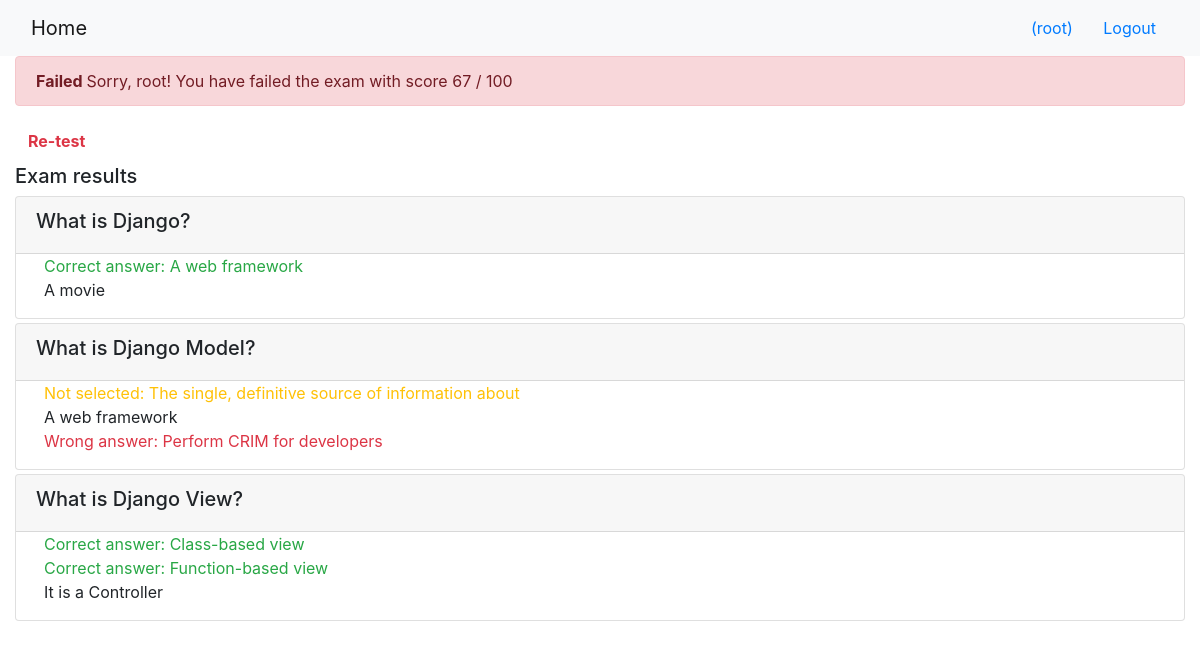
The page /onlinecourse/course/1/submission/1/result/ (signed in) on the database its author committed.
### onlinecourse/models.py (models this page shows)
class Question(models.Model):
    courses = models.ManyToManyField(Course)
    question_text = models.CharField(max_length=500, default="This is a sample question.")
    marks = models.FloatField(default=1.0)
    def answered_correctly(self, selected_ids):
       all_answers = self.choice_set.filter(is_correct=True).count()
       selected_correct = self.choice_set.filter(is_correct=True, id__in=selected_ids).count()
       if all_answers == selected_correct:
           return True
       else:
           return False
    def __str__(self):
        return self.question_text

class Choice(models.Model):
    question = models.ForeignKey(Question, models.SET_NULL, null=True)
    choice_text = models.CharField(null=False, max_length=50)
    is_correct = models.BooleanField(default=True)
    def __str__(self):
        return self.choice_text

### onlinecourse/views.py (the view)
def show_exam_result(request, course_id, submission_id):
    course_obj = Course.objects.get(id=course_id)
    context = {}
    context['course'] = course_obj
    submission_choices = Submission.objects.get(id=submission_id).choices.all()
    context['choices'] = submission_choices
    print("Submission choices: \n", submission_choices)
    all_exam_questions = Question.objects.filter(courses=course_id)
    context['questions'] = all_exam_questions
    print("All exam questions: \n", all_exam_questions)
    all_exam_choices = [question.choice_set for question in all_exam_questions]
    print("All exam choices: \n", all_exam_choices)
    submission_score = 0
    max_score = 0
    for question in all_exam_questions:
        max_score += question.marks
        if question.answered_correctly(submission_choices):
            submission_score += question.marks
    context['grade'] = round(submission_score / max_score * 100)
    print("Submission grade: ", submission_score)
    return render(request, 'onlinecourse/exam_result_bootstrap.html', context)

### onlinecourse/templates/onlinecourse/exam_result_bootstrap.html (shortened to what this page needs)
<!DOCTYPE html>
<html lang="en">
<head>
    {% load static %}
    <link rel="stylesheet" href="https://maxcdn.bootstrapcdn.com/bootstrap/4.5.2/css/bootstrap.min.css">
</head>
<body>
 <nav class="navbar navbar-light bg-light">
    <div class="container-fluid">
        <div class="navbar-header">
              <a class="navbar-brand" href="{% url 'onlinecourse:index' %}">Home</a>
        </div>
        <ul class="nav navbar-nav navbar-right">
            {% if user.is_authenticated %}
            <li>
                <a class="btn btn-link" href="#">{{ user.first_name }}({{ user.username }})</a>
                <a class="btn btn-link" href="{% url 'onlinecourse:logout' %}">Logout</a>
            </li>
            {% endif %}
        </ul>
    </div>
</nav>
<div class="container-fluid">
    {% if grade > 80 %}
      <div class="alert alert-success">
        <b>Congratulations, {{ user.username }}!</b> You have passed the exam and completed the course with the score {{ grade }} / 100
      </div>
    {% else %}
      <div class="alert alert-danger">
        <b>Failed </b> Sorry, {{ user.username }}! You have failed the exam with score {{ grade }} / 100
      </div>
      <a class="btn btn-link text-danger" href="{% url 'onlinecourse:course_details' course.id %}"><b>Re-test</b></a>
    {% endif %}
    <div class="card-columns-vertical mt-1">
    <h5 class="">Exam results</h5>
        {% for question in questions %}
                <div class="card mt-1">
                    <div class="card-header"><h5>{{ question.question_text}}</h5></div>
                    <div class="form-group ml-2">
                        {% for choice in question.choice_set.all %}
                        <div class="form-check">
                            {% if choice in choices %}
                                {% if choice.is_correct %}
                                <span class="text-success">
                                    Correct answer: {{ choice.choice_text }}
                                </span>
                                {% else %}
                                <span class="text-danger">
                                    Wrong answer: {{ choice.choice_text }}
                                </span>
                                {% endif %}
                            {% else %}
                                {% if choice.is_correct %}
                                <span class="text-warning">
                                    Not selected: {{ choice.choice_text }}
                                </span>
                                {% else %}
                                {{ choice.choice_text }}
                                {% endif %}
                            {% endif %}
                        </div>
                        {% endfor %}
                    </div>
                </div>
        {% endfor %}
    </div>
    </div>
</body>
</html>

### rows shown on the page
Question: question_text "What is Django?"
Choice: choice_text "A web framework"
Choice: choice_text "A movie"
Question: question_text "What is Django Model?"
Choice: choice_text "The single, definitive source of information about"
Choice: choice_text "A web framework"
Choice: choice_text "Perform CRIM for developers"
Question: question_text "What is Django View?"
Choice: choice_text "Class-based view"
Choice: choice_text "Function-based view"
Choice: choice_text "It is a Controller"

### other values the page prints
{{ user.username }} "root"
{{ grade }} "67"
